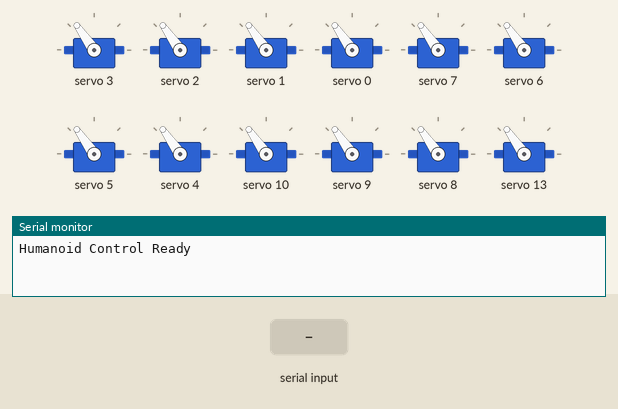
Recording of a sketch running on a simulated ESP32. Shown: 12 × servo, the last lines printed to the serial monitor. The inputs (shaded band) are chosen by the test bench.

Above: at 1.3 s.
1.4 s: "q" received over Serial
At 1.7 s:
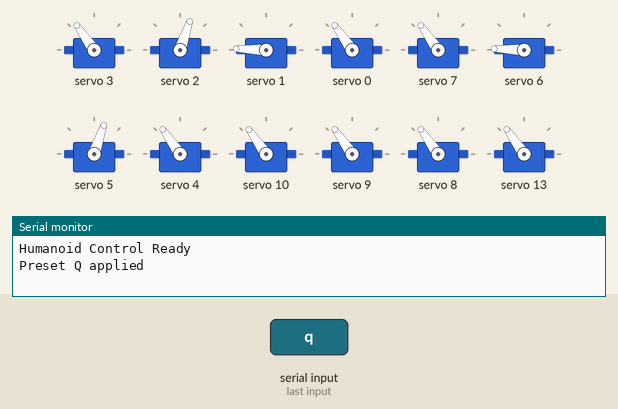
2.9 s: "w" received over Serial
At 4.0 s:
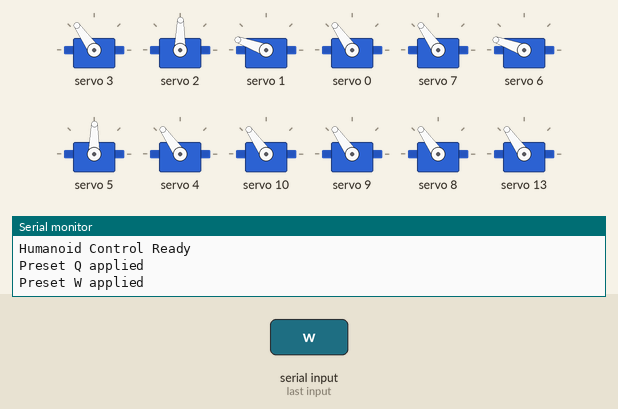
4.4 s: "e" received over Serial
At 5.2 s:
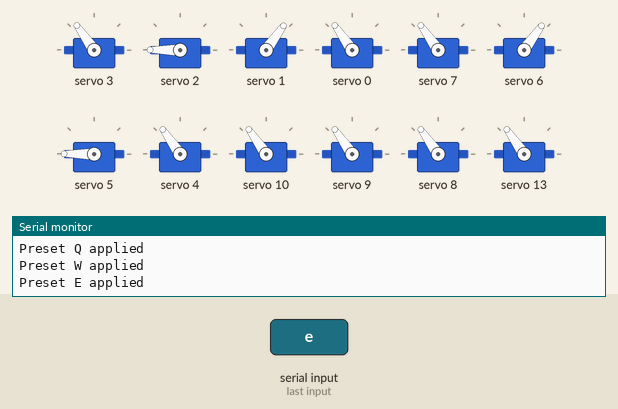
5.9 s: "r" received over Serial
At 6.3 s:
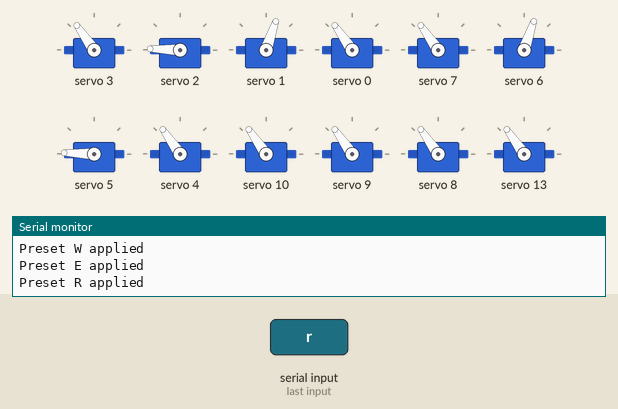
7.4 s: "a" received over Serial
At 8.6 s:
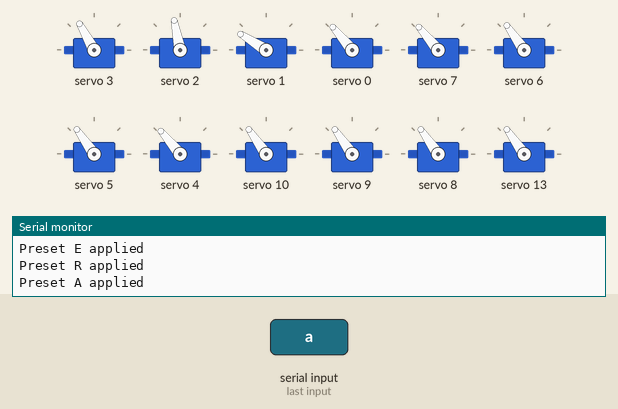
8.9 s: "Q" received over Serial
At 9.8 s:
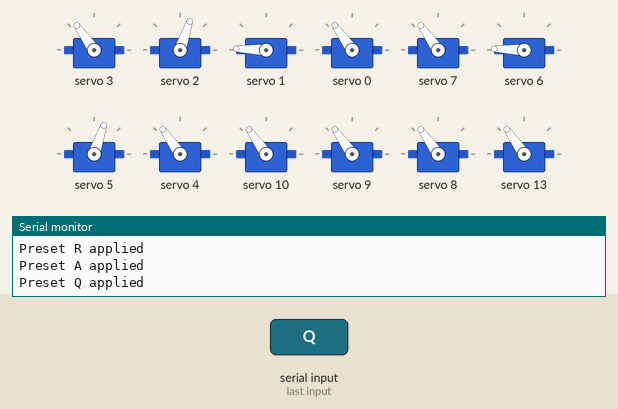
Timing chart, 0 to 11.4 s (numbered marks = the images above; inputs shaded):
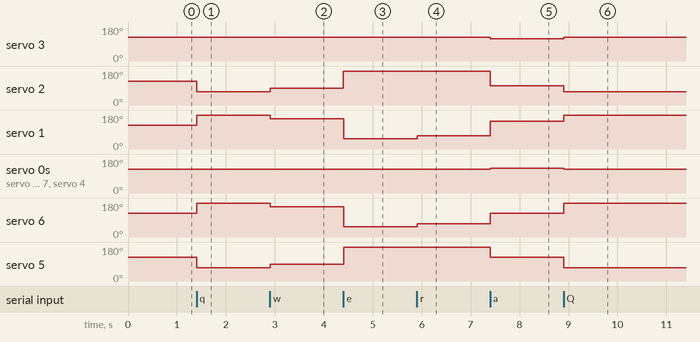

The sketch:

HV2_Upper_setting.ino
```cpp
#include <Wire.h>
#include <Adafruit_PWMServoDriver.h>

// ESP32 I2C 핀 정의
#define SDA_PIN    21
#define SCL_PIN    22

// PCA9685 16채널 서보 드라이버
Adafruit_PWMServoDriver pwm = Adafruit_PWMServoDriver();
#define SERVOMIN   150
#define SERVOMAX   600
#define SERVO_FREQ 50

/* ------------- LOWER ------------- */

// [] 그룹에 묶어서 제어하는 다리 수
// 즉 A에서는 Left Leg 한 개, B에서는 Right Leg 한 개 --> LEG_SIZE = 1
const uint8_t LOWER_SIZE = 1;

// A: Left Leg (골반, 힙, 무릎, 발목)
const uint8_t PELVIS_A[LOWER_SIZE] = {3};
const uint8_t HIP_A[LOWER_SIZE] = {2};
const uint8_t KNEE_A[LOWER_SIZE] = {1};
const uint8_t ANKLE_A[LOWER_SIZE] = {0};

// B: Right Leg (골반, 힙, 무릎, 발목)
const uint8_t PELVIS_B[LOWER_SIZE] = {7};
const uint8_t HIP_B[LOWER_SIZE] = {6};
const uint8_t KNEE_B[LOWER_SIZE] = {5};
const uint8_t ANKLE_B[LOWER_SIZE] = {4};

/* ------------- UPPER ------------- */

// [] 그룹에 묶어서 제어하는 팔 수 or 허리
const uint8_t UPPER_SIZE = 1;

// C: Left Arm (가슴, 어깨, 팔꿈치)
const uint8_t CHEST_C[UPPER_SIZE] = {10};
const uint8_t SHOULDER_C[UPPER_SIZE] = {9};
const uint8_t ELBOW_C[UPPER_SIZE] = {8};

// D: Right Arm (가슴, 어깨, 팔꿈치)
const uint8_t CHEST_D[UPPER_SIZE] = {13};
const uint8_t SHOULDER_D[UPPER_SIZE] = {12};
const uint8_t ELBOW_D[UPPER_SIZE] = {11};

// E: WAIST (허리)
const uint8_t WAIST_E[UPPER_SIZE] = {14};

// PWM 서보 각도 설정
void setAngle(uint8_t ch, float angle) {
  angle = constrain(angle, 0, 180);
  uint16_t pulse = map((int)angle, 0, 180, SERVOMIN, SERVOMAX);
  pwm.setPWM(ch, 0, pulse);
}

// ============= LOWER =============
void setGroupA(float pelvis, float hip, float knee, float ankle) {    // L
  setAngle(PELVIS_A[0], pelvis);
  setAngle(HIP_A[0], hip);
  setAngle(KNEE_A[0], knee);
  setAngle(ANKLE_A[0], ankle);
}
void setGroupB(float pelvis, float hip, float knee, float ankle) {    // R
  setAngle(PELVIS_B[0], pelvis);
  setAngle(HIP_B[0], hip);
  setAngle(KNEE_B[0], knee);
  setAngle(ANKLE_B[0], ankle);
}

// ============= UPPER =============
void setGroupC(float chest, float shoulder, float elbow) {    // L
  setAngle(CHEST_C[0], chest);
  setAngle(SHOULDER_C[0], shoulder);
  setAngle(ELBOW_C[0], elbow);
}
void setGroupD(float chest, float shoulder, float elbow) {    // R
  setAngle(CHEST_D[0], chest);
  setAngle(SHOULDER_D[0], shoulder);
  setAngle(ELBOW_D[0], elbow);
}
void setGroupE(float waist) {   // Core
  setAngle(WAIST_E[0], waist);
}

void setup() {
  Serial.begin(115200);
  delay(100);
  Wire.begin(SDA_PIN, SCL_PIN);
  pwm.begin();
  pwm.setPWMFreq(SERVO_FREQ);
  delay(10);

  Serial.println("Humanoid Control Ready");

  // 초기 포즈: 다리 & 팔 모두 중립(90°)
  setGroupA(90, 90, 90, 90);
  setGroupB(90, 90, 90, 90);
  setGroupC(90, 90, 90);
  setGroupD(90, 90, 90);
  setGroupE(90);
}

void loop() {
  if (!Serial.available()) return;
  char cmd = Serial.read();
  switch (cmd) {

    /* ------------- LOWER ------------- */

    case 'q': case 'Q': // --> 완전히 일어나기
      setGroupA(90, 45, 135, 90);     // Left Leg
      setGroupB(90, 135, 45, 90);     // Right Leg
      Serial.println("Preset Q applied");
      break;

    case 'w': case 'W': // --> 일어나기
      setGroupA(90, 60, 120, 90);
      setGroupB(90, 120, 60, 90);
      Serial.println("Preset W applied");
      break;

    case 'e': case 'E': // --> 완전히 앉기
      setGroupA(90, 150, 30, 90);
      setGroupB(90, 30, 150, 90);
      Serial.println("Preset E applied");
      break;

    case 'r': case 'R': // --> 앉기
      setGroupA(90, 135, 45, 90);
      setGroupB(90, 45, 135, 90);
      Serial.println("Preset R applied");
      break;

    /* ------------ 보행 ------------ */
    case 'a': case 'A': // --> Left up
      setGroupA(85, 70, 110, 95);
      setGroupB(95, 90, 90, 95); // R
      Serial.println("Preset A applied");
      break;

    case 's': case 'S': // -->  Right up
      setGroupA(85, 90, 90, 85); // L
      setGroupB(95, 110, 70, 85);
      Serial.println("Preset S applied");
      break;
    /* ------------------------------------ */

    case 'z': case 'Z': // --> 다리 찢기
      setGroupA(50, 90, 90, 120);
      setGroupB(130, 90, 90, 60);
      setGroupC(90, 135, 90);  // L
      setGroupD(90, 45, 90);    // R
      Serial.println("Preset Z applied");
      break;

    /* ------------- UPPER ------------- */

    case 'd': case 'D': // --> 팔 X축과 평행하게 펴기
      setGroupC(180, 90, 80);  // L
      setGroupD(0, 90, 100);   // R
      setGroupE(90);
      Serial.println("Preset D applied");
      break;

    case 'f': case 'F': // --> 팔 Y축과 평행하게 펴기
      setGroupC(90, 180, 90);  // L
      setGroupD(90, 0, 90);    // R
      setGroupE(90);
      Serial.println("Preset  applied");
      break;

    case 'c': case 'C': // --> 왼손 잽
      setGroupC(180, 90, 80);  // L
      setGroupD(90, 90, 90);   // R
      setGroupE(90);
      Serial.println("Preset D applied");
      break;

    case 'v': case 'V': // --> 오른손 잽
      setGroupC(90, 90, 90);  // L
      setGroupD(0, 90, 100);   // R
      setGroupE(90);   //
      Serial.println("Preset  applied");
      break;

    /* -------------- 각도 초기화 -------------- */

    case '1': // --> 초기 각도
      setGroupA(90, 90, 90, 90);
      setGroupB(90, 90, 90, 90);
      setGroupC(90, 90, 90);
      setGroupD(90, 90, 90);
      setGroupE(90);
      Serial.println("Preset 1 applied");
      break;

    default:
      // 기타 입력 무시
      break;
  }
}
```

Measured:
- after the input at 1.4 s, servo 2, servo 5: 125° → 71° at once; servo 1, servo 6: 125° → 178° at once
- after the input at 2.9 s, servo 2, servo 5: 71° → 89° at once; servo 1, servo 6: 178° → 160° at once
- after the input at 4.4 s, servo 2, servo 5: 89° → 180° at once; servo 1, servo 6: 160° → 54° at once
- after the input at 5.9 s, servo 2, servo 5: 180° → 178° at once; servo 1, servo 6: 54° → 71° at once
- after the input at 7.4 s, servo 3: 125° → 119° at once; servo 2: 178° → 101° at once; servo 1: 71° → 148° at once; servo 0, servo 7, servo 4: 125° → 130° at once; servo 6: 71° → 125° at once
- after the input at 8.9 s, servo 3: 119° → 125° at once; servo 2: 101° → 71° at once; servo 1: 148° → 178° at once; servo 0, servo 7, servo 4: 130° → 125° at once; servo 6: 125° → 178° at once
